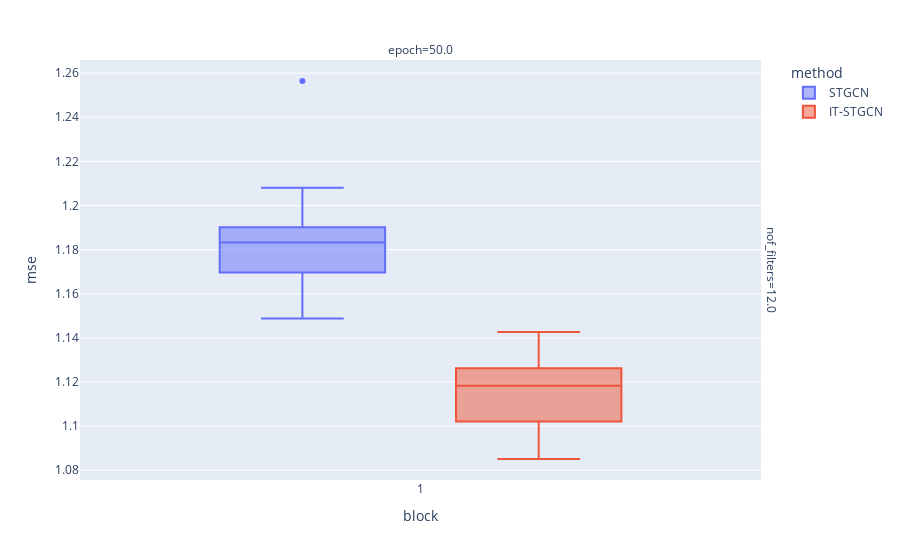

Notebook source saved alongside this figure:
### Code cell
data2.query("block==1 and inter_method=='linear' and nof_filters==12 and epoch==50 and lags==2").plot.box(backend='plotly',x='block',color='method',y='mse',facet_col='epoch',facet_row='nof_filters',height=400)

### Figure 1 — Plotly figure (JSON) as saved in the notebook; plotly's stock layout.template omitted (floating-point values rounded to 4 significant figures)
{"data": [{"alignmentgroup": "True", "hovertemplate": "method=STGCN<br>nof_filters=12.0<br>epoch=50.0<br>block=%{x}<br>mse=%{y}<extra></extra>", "legendgroup": "STGCN", "marker": {"color": "#636efa"}, "name": "STGCN", "notched": false, "offsetgroup": "STGCN", "orientation": "v", "showlegend": true, "type": "box", "x": [1, 1, 1, 1, 1, 1, 1, 1, 1, 1, 1, 1, 1, 1, 1, 1, 1, 1, 1, 1, 1, 1, 1, 1, 1, 1, 1, 1, 1, 1], "x0": " ", "xaxis": "x", "y": [1.18, 1.186, 1.183, 1.194, 1.194, 1.168, 1.205, 1.17, 1.188, 1.172, 1.149, 1.199, 1.153, 1.18, 1.189, 1.17, 1.187, 1.183, 1.187, 1.205, 1.162, 1.167, 1.19, 1.17, 1.17, 1.181, 1.171, 1.256, 1.208, 1.184], "y0": " ", "yaxis": "y"}, {"alignmentgroup": "True", "hovertemplate": "method=IT-STGCN<br>nof_filters=12.0<br>epoch=50.0<br>block=%{x}<br>mse=%{y}<extra></extra>", "legendgroup": "IT-STGCN", "marker": {"color": "#EF553B"}, "name": "IT-STGCN", "notched": false, "offsetgroup": "IT-STGCN", "orientation": "v", "showlegend": true, "type": "box", "x": [1, 1, 1, 1, 1, 1, 1, 1, 1, 1, 1, 1, 1, 1, 1, 1, 1, 1, 1, 1, 1, 1, 1, 1, 1, 1, 1, 1, 1, 1], "x0": " ", "xaxis": "x", "y": [1.099, 1.14, 1.124, 1.101, 1.111, 1.128, 1.129, 1.124, 1.118, 1.097, 1.132, 1.108, 1.085, 1.118, 1.143, 1.099, 1.135, 1.128, 1.113, 1.098, 1.114, 1.126, 1.122, 1.102, 1.12, 1.087, 1.122, 1.116, 1.115, 1.123], "y0": " ", "yaxis": "y"}], "layout": {"annotations": [{"font": {}, "showarrow": false, "text": "epoch=50.0", "x": 0.49, "xanchor": "center", "xref": "paper", "y": 1, "yanchor": "bottom", "yref": "paper"}, {"font": {}, "showarrow": false, "text": "nof_filters=12.0", "textangle": 90, "x": 0.98, "xanchor": "left", "xref": "paper", "y": 0.5, "yanchor": "middle", "yref": "paper"}], "autosize": true, "boxmode": "group", "legend": {"title": {"text": "method"}, "tracegroupgap": 0}, "margin": {"t": 60}, "xaxis": {"anchor": "y", "autorange": true, "domain": [0, 0.98], "range": [0.4956, 1.504], "title": {"text": "block"}, "type": "linear"}, "yaxis": {"anchor": "x", "autorange": true, "domain": [0, 1], "range": [1.076, 1.266], "title": {"text": "mse"}, "type": "linear"}}}
